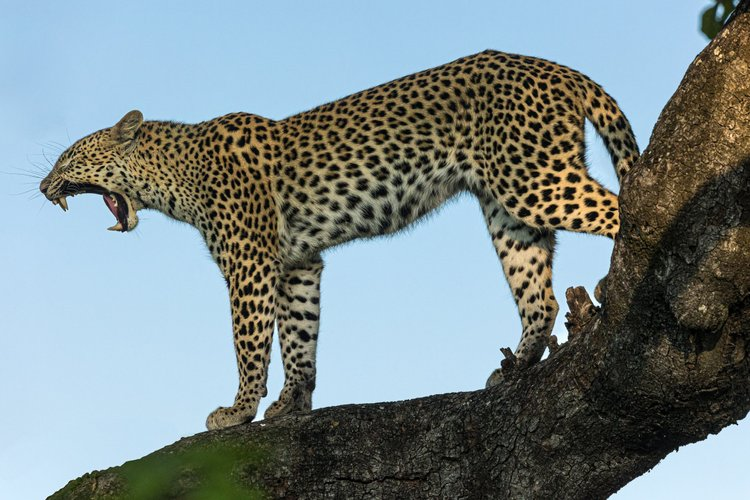
#> input picture ASSIGNMENTS/A1/image.jpg, 750 x 500 px, given in place of image.png, which was not available
$ python app.py
#> lines starting #> are read from the running program, lines starting #| are printed output that depends on the picture; after the words box and inside, x2 and y2 are one past the last pixel; in counts of white or black regions, pixels touching at a corner belong together; pictures that were not available may be replaced by others from this repository, and a replacement may not be noted
# -*- coding: utf-8 -*-
"""
Run morphological erosion and dilation tests and apply them to image.png.

Usage:
    Place image.png in the same directory, then:
        python morphology_tests.py

Outputs:
    Multiple PNG files written in the working dir (see prints for exact names).
Notes:
    If you see ImportError about libGL, install headless OpenCV:
        pip install opencv-python-headless
"""

import cv2
import numpy as np
from typing import Set, Tuple

Pixel = Tuple[int, int]
ImageSize = Tuple[int, int]

# -------------------------
# Core set-based morphology
# -------------------------

def erode(image_pixels: Set[Pixel], image_size: ImageSize, se_pixels: Set[Pixel]) -> Set[Pixel]:
    rows, cols = image_size
    out = set()
    for r in range(rows):
        for c in range(cols):
            ok = True
            for (dr, dc) in se_pixels:
                rr, cc = r + dr, c + dc
                if not (0 <= rr < rows and 0 <= cc < cols and (rr, cc) in image_pixels):
                    ok = False
                    break
            if ok:
                out.add((r, c))
    return out

def dilate(image_pixels: Set[Pixel], se_pixels: Set[Pixel]) -> Set[Pixel]:
    out = set()
    if not image_pixels or not se_pixels:
        return out
    for (r, c) in image_pixels:
        for (dr, dc) in se_pixels:
            out.add((r + dr, c + dc))
    return out

# -------------------------
# Utilities
# -------------------------

def image_to_set(binary_img: np.ndarray) -> Set[Pixel]:
    coords = np.argwhere(binary_img != 0)
    return set((int(r), int(c)) for r, c in coords)

def structuring_element_to_set(struct_elem: np.ndarray, origin: Pixel) -> Set[Pixel]:
    rows, cols = struct_elem.shape
    or_r, or_c = origin
    if not (0 <= or_r < rows and 0 <= or_c < cols):
        raise ValueError("origin must be within SE bounds")
    offsets = set()
    for r in range(rows):
        for c in range(cols):
            if struct_elem[r, c] != 0:
                offsets.add((r - or_r, c - or_c))
    return offsets

def set_to_image(pixel_set: Set[Pixel], shape: ImageSize) -> np.ndarray:
    img = np.zeros(shape, dtype=np.uint8)
    for (r, c) in pixel_set:
        if 0 <= r < shape[0] and 0 <= c < shape[1]:
            img[r, c] = 1
    return img

def set_to_tight_image(pixel_set: Set[Pixel]) -> Tuple[np.ndarray, Tuple[int,int]]:
    if not pixel_set:
        return np.zeros((1,1), dtype=np.uint8), (0,0)
    rows = [r for r,_ in pixel_set]; cols = [c for _,c in pixel_set]
    rmin, rmax = min(rows), max(rows); cmin, cmax = min(cols), max(cols)
    h, w = rmax - rmin + 1, cmax - cmin + 1
    img = np.zeros((h, w), dtype=np.uint8)
    for (r, c) in pixel_set:
        img[r - rmin, c - cmin] = 1
    return img, (rmin, cmin)

def create_structuring_element(shape: str = 'square', size: int = 3) -> np.ndarray:
    if size <= 0 or size % 2 == 0:
        raise ValueError("size must be a positive odd integer")
    if shape == 'square':
        return np.ones((size, size), dtype=np.uint8)
    if shape == 'cross':
        se = np.zeros((size, size), dtype=np.uint8)
        mid = size // 2
        se[mid, :] = 1; se[:, mid] = 1
        return se
    raise ValueError("shape must be 'square' or 'cross'")

# -------------------------
# Tests + image application
# -------------------------

def synthetic_tests_and_save():
    # TEST 1
    image_size_1 = (10, 10)
    image_pixels_1 = {(4,4),(4,5),(4,6),(5,4),(5,5),(5,6),(6,4),(6,5),(6,6)}
    se1 = create_structuring_element('square', 3)
    se1_set = structuring_element_to_set(se1, (1,1))
    dil1 = dilate(image_pixels_1, se1_set)
    ero1 = erode(image_pixels_1, image_size_1, se1_set)
    print("Test1 - eroded pixels:", sorted(ero1))
    cv2.imwrite("testcase1_eroded.png", set_to_image(ero1, image_size_1)*255)
    dil_img1, top_left1 = set_to_tight_image(dil1)
    cv2.imwrite("testcase1_dilated_tight.png", dil_img1*255)
    print("Test1 dilation top-left:", top_left1)

    # TEST 2
    image_size_2 = (15, 15)
    image_pixels_2 = {(r,7) for r in range(2,12)}
    se2 = create_structuring_element('cross', 3)
    se2_set = structuring_element_to_set(se2, (1,1))
    dil2 = dilate(image_pixels_2, se2_set)
    ero2 = erode(image_pixels_2, image_size_2, se2_set)
    print("Test2 - eroded pixels (expected empty):", sorted(ero2))
    cv2.imwrite("testcase2_eroded.png", set_to_image(ero2, image_size_2)*255)
    dil_img2, top_left2 = set_to_tight_image(dil2)
    cv2.imwrite("testcase2_dilated_tight.png", dil_img2*255)
    print("Test2 dilation top-left:", top_left2)

    # TEST 3
    image_size_3 = (20,20)
    image_pixels_3 = {(5,5),(10,10),(15,15)}
    se3 = create_structuring_element('square', 5)
    se3_set = structuring_element_to_set(se3, (2,2))
    dil3 = dilate(image_pixels_3, se3_set)
    ero3 = erode(image_pixels_3, image_size_3, se3_set)
    print("Test3 - eroded pixels (expected empty):", sorted(ero3))
    cv2.imwrite("testcase3_eroded.png", set_to_image(ero3, image_size_3)*255)
    dil_img3, top_left3 = set_to_tight_image(dil3)
    cv2.imwrite("testcase3_dilated_tight.png", dil_img3*255)
    print("Test3 dilation top-left:", top_left3)

def run_on_image_file(image_path: str = "image.png", resize_to: ImageSize = (100,100)):
#> called with image_path = 'image.png', resize_to = (100, 100)
    print(f"\nApplying morphological ops to '{image_path}' (resized to {resize_to})")
    img = cv2.imread(image_path, cv2.IMREAD_GRAYSCALE)
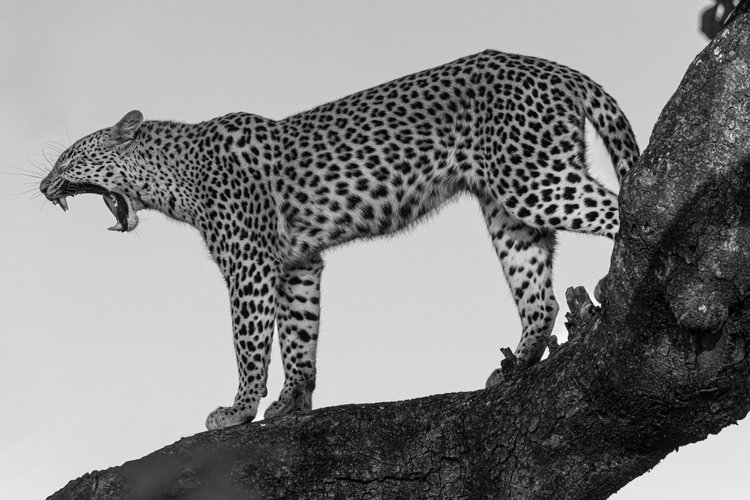
#> img: shape (500, 750); min 0, max 255, mean 132.9
    if img is None:
        print(f"Error: '{image_path}' not found in current directory. Skipping image test.")
        return
    # Resize: cv2.resize takes (width, height) so pass (cols, rows)
    img_resized = cv2.resize(img, (resize_to[1], resize_to[0]))
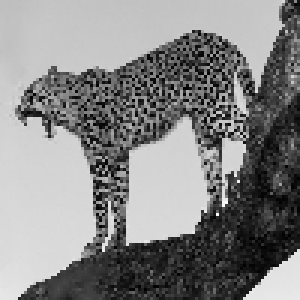
#> img_resized: shape (100, 100) (shown 3 times larger); min 0, max 251, mean 133
    _, binary_img = cv2.threshold(img_resized, 127, 1, cv2.THRESH_BINARY)
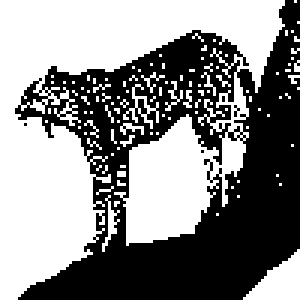
#> binary_img: shape (100, 100) (shown 3 times larger); values 0 (black) and 1 (white), 53.8% white; 5 black regions (4 under 20 px), largest, box (x1, y1, x2, y2) and area: (5, 0, 100, 100) 4608
    # convert to set
    image_set = image_to_set(binary_img)
#> in image_to_set, `coords = np.argwhere(binary_img != 0)`: coords = 5384 pairs, first value 0 to 99, second value 0 to 99
#> image_set = 5384 items

    # SE: 3x3 square
    se = create_structuring_element('square', 3)
    se_set = structuring_element_to_set(se, (1,1))

    dil = dilate(image_set, se_set)
#> dil = 7619 items
    ero = erode(image_set, resize_to, se_set)
#> ero = 3916 items

    # Save original binary and eroded/dilated (clipped to image size for direct comparison)
    cv2.imwrite("original_image_4.png", binary_img * 255)
    cv2.imwrite("eroded_image_4.png", set_to_image(ero, resize_to) * 255)
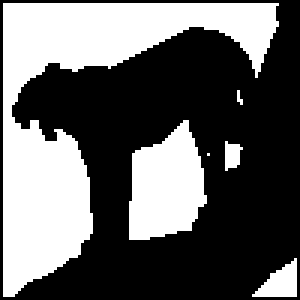
#> saved as eroded_image_4.png: shape (100, 100) (shown 3 times larger); 39.2% white; 6 white regions (2 under 20 px), largest, box (x1, y1, x2, y2) and area: (1, 1, 93, 99) 3008, (43, 40, 69, 80) 747, (84, 86, 99, 99) 112, (75, 47, 81, 57) 42

    # Also save tight-cropped dilation and a clipped-to-image dilation for convenience
    dil_tight, offset = set_to_tight_image(dil)
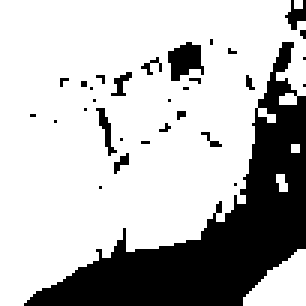
#> dil_tight: shape (102, 102) (shown 3 times larger); values 0 (black) and 1 (white), 73.2% white; 31 black regions (26 under 20 px), largest, box (x1, y1, x2, y2) and area: (8, 14, 102, 102) 2469, (56, 14, 68, 27) 103, (32, 36, 39, 52) 38, (95, 0, 102, 10) 37, (37, 24, 44, 32) 25
#> offset = (-1, -1)
    cv2.imwrite("dilated_image_4_tight.png", dil_tight * 255)
    cv2.imwrite("dilated_image_4.png", set_to_image(dil, resize_to) * 255)
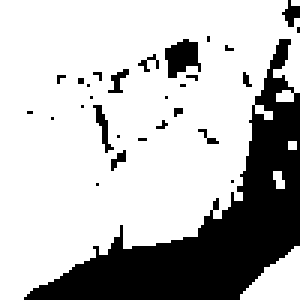
#> saved as dilated_image_4.png: shape (100, 100) (shown 3 times larger); 73.5% white; 29 black regions (24 under 20 px), largest, box (x1, y1, x2, y2) and area: (8, 13, 100, 100) 2345, (55, 13, 67, 26) 103, (31, 35, 38, 51) 38, (94, 0, 100, 9) 29, (36, 23, 43, 31) 25

    print("Saved: original_image_4.png, eroded_image_4.png, dilated_image_4.png, dilated_image_4_tight.png")
    print("Dilation tight-crop top-left offset in original coords:", offset)
#| Dilation tight-crop top-left offset in original coords: (-1, -1)

# helper re-used
def image_to_set(binary_img: np.ndarray):
    coords = np.argwhere(binary_img != 0)
    return set((int(r), int(c)) for r, c in coords)

# -------------------------
# main
# -------------------------
if __name__ == "__main__":
    print("--- Running Synthetic Tests ---")
    synthetic_tests_and_save()
    print("\n--- Running Image Test on 'image.png' ---")
    run_on_image_file("image.png", resize_to=(100,100))
    print("\nAll done. Check PNG files in the working directory.")
